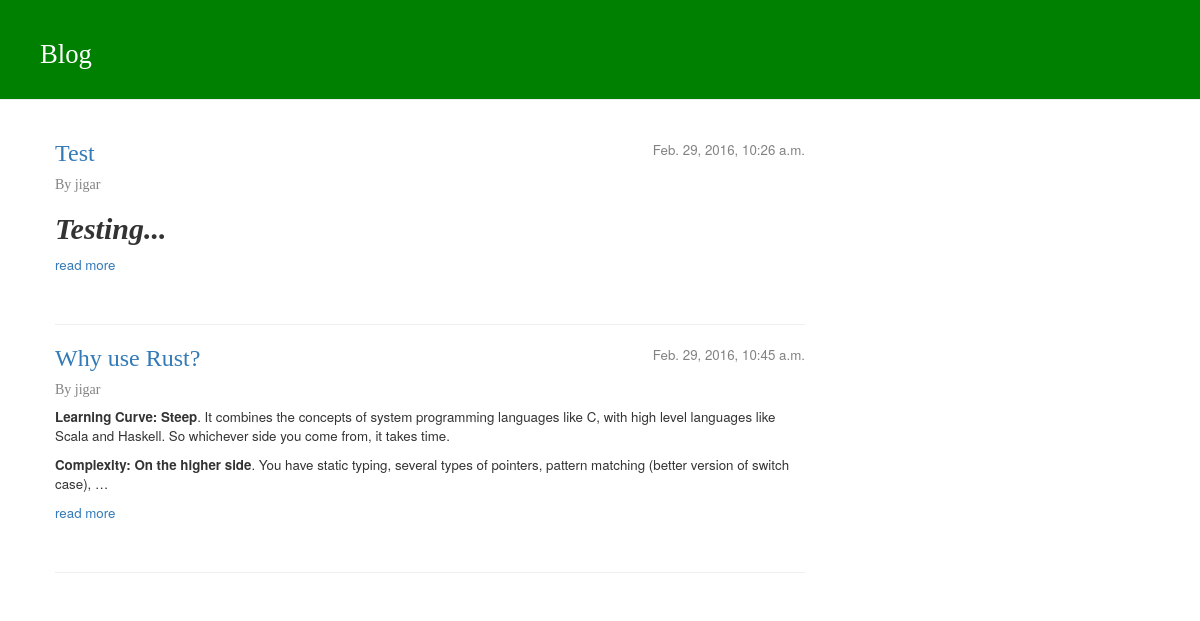
/study/posts/, run on the app's committed database.
### practice/models.py (models this page shows, shortened)
class Post(models.Model):
    author = models.ForeignKey('auth.User')
    title = models.CharField(max_length=200)
    text = RichTextField()
    created_date = models.DateTimeField(
            default=timezone.now)
    published_date = models.DateTimeField(
            blank=True, null=True)

### practice/views.py (the view)
class PostView(generic.ListView):
    template_name = 'practice/post_list.html'
    context_object_name = 'post_list'
    def get_queryset(self):
        return Post.objects.filter(published_date__lte=timezone.now()).order_by('published_date')

### practice/templates/practice/post_list.html
{% extends 'practice/base.html' %}
{% block content %}
    {% for post in post_list %}
        <div class="post">
            <div class="date">
                {{ post.published_date }}
            </div>
            <h3><a href="{% url 'practice:post_detail' pk=post.pk %}">{{ post.title }}</a></h3>
            <h5 class="author">By {{post.author}}</h5>
            {{ post.text|safe|truncatewords:"50"|linebreaks }}
            <a href="{% url 'practice:post_detail' pk=post.pk %}">read more</a>
        </div>
        <hr>
    {% endfor %}
{% endblock %}

### practice/templates/practice/base.html (shortened to what this page needs)
{% load staticfiles %}
<html>
    <head>
        <link rel="stylesheet" href="//maxcdn.bootstrapcdn.com/bootstrap/3.2.0/css/bootstrap.min.css">
        <link rel="stylesheet" href="//maxcdn.bootstrapcdn.com/bootstrap/3.2.0/css/bootstrap-theme.min.css">
        <link rel="stylesheet" href="{% static 'css/blog.css' %}">
    </head>
    <body>
      <div class="page-header">
        <h1><a href="/practice/posts">Blog</a></h1>
      </div>
     <div class="content container">
         <div class="row">
             <div class="col-md-8">
             {% block content %}
             {% endblock %}
             </div>
         </div>
     </div>
    </body>
</html>

### practice/static/css/blog.css (style rules this page uses)
.page-header { background-color: green; margin-top: 0; padding: 20px 20px 20px 40px; }
.page-header h1, .page-header h1 a, .page-header h1 a:visited, .page-header h1 a:active { color: #ffffff; font-size: 20pt; text-decoration: none; }
.content { margin-left: 40px; }
h1, h2, h3, h4, h5 { font-family: 'Lobster', cursive; }
.author { color: #828282; }
.date { float: right; color: #828282; }
.post { margin-bottom: 50px; font-size: 10pt; }

### data on the page
Post: published_date "Feb. 29, 2016, 10:26 a.m.", title "Test", author "jigar", text "Testing..."
Post: published_date "Feb. 29, 2016, 10:45 a.m.", title "Why use Rust?", author "jigar", text "Learning Curve: Steep . It combines the concepts of system programming languages like C, with high level languages like Scala and Haskell. So whichever side you come from, it takes time. Complexity: On the higher side . You have static typing, several types of pointers, pattern matching (better version of switch case), …"
